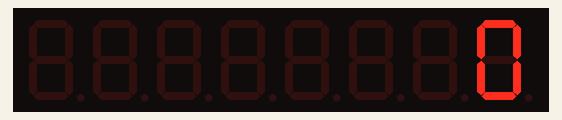
This sketch was run on a simulated Arduino Uno, built with avr-gcc and run on an emulated ATmega328P. On the bench: 8-digit seven-segment display.

Above: at 0.2 s.
At 1.8 s:
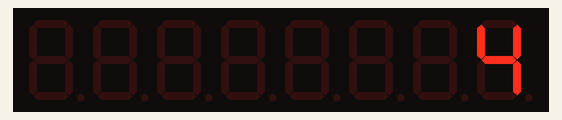
At 3.0 s:
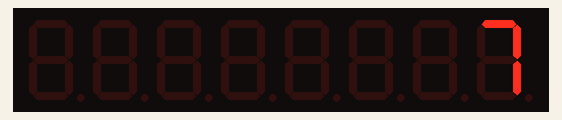
At 4.6 s:
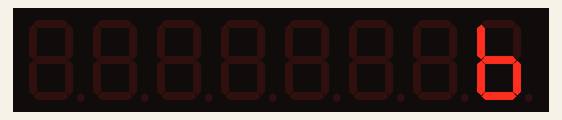
At 6.2 s:
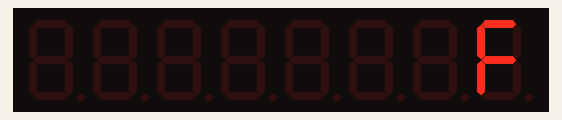
At 9.4 s:
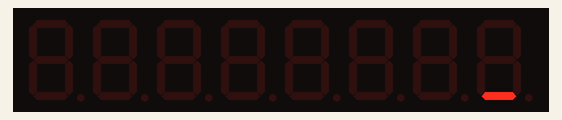

The sketch:

132_MAX7219_2Single7Segments.ino
```cpp
//A full description of this module (and many others) can be downloaded at: https://eve_arduino

#include <LedControl.h>

#define NRCHIPS 1  //Nr of chips (=displays)
#define NRDIGITS 1 //Nr of digits per chip
#define DIN 11
#define CLK 13
#define CS_LOAD 10

LedControl mydisplay = LedControl(DIN, CLK, CS_LOAD, NRCHIPS);
char character[15] = {'A', 'B', 'C', 'D', 'E', 'F', 'H', 'L', 'n', 'o', 'P', ' ', '-', '_', '.'};

void setup()
{
  mydisplay.shutdown(0, false);  // turns on display
  mydisplay.setIntensity(0, 15); // 15 = brightest
  mydisplay.clearDisplay(0);
}

void loop()
{
  for (int digit = 0; digit < NRDIGITS; digit++)
  {
    for (int count = 0; count < 10; count++)
    {
      mydisplay.setDigit(0, digit, count, false);
      delay(400);
    }
    for (int count = 0; count < 15; count++)
    {
      mydisplay.setChar(0, digit, character[count], false);
      delay(400);
    }
  }
}
```

Measured:
- by itself, everything shown: repeats every 10.0 s, in 25 steps
- what the display in image 1 shows lasts 0.4 s, from 1.6 s to 2.0 s
